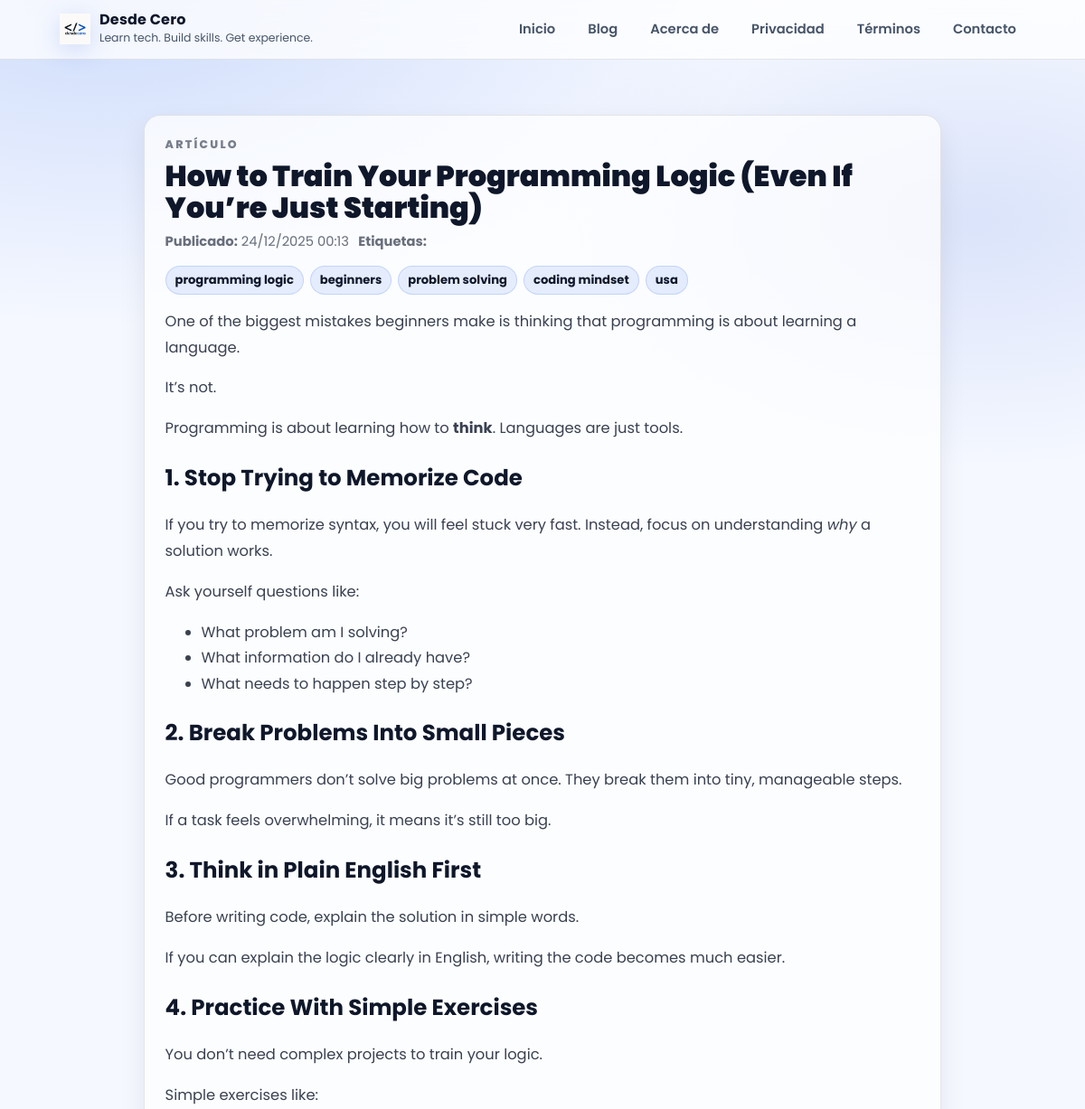
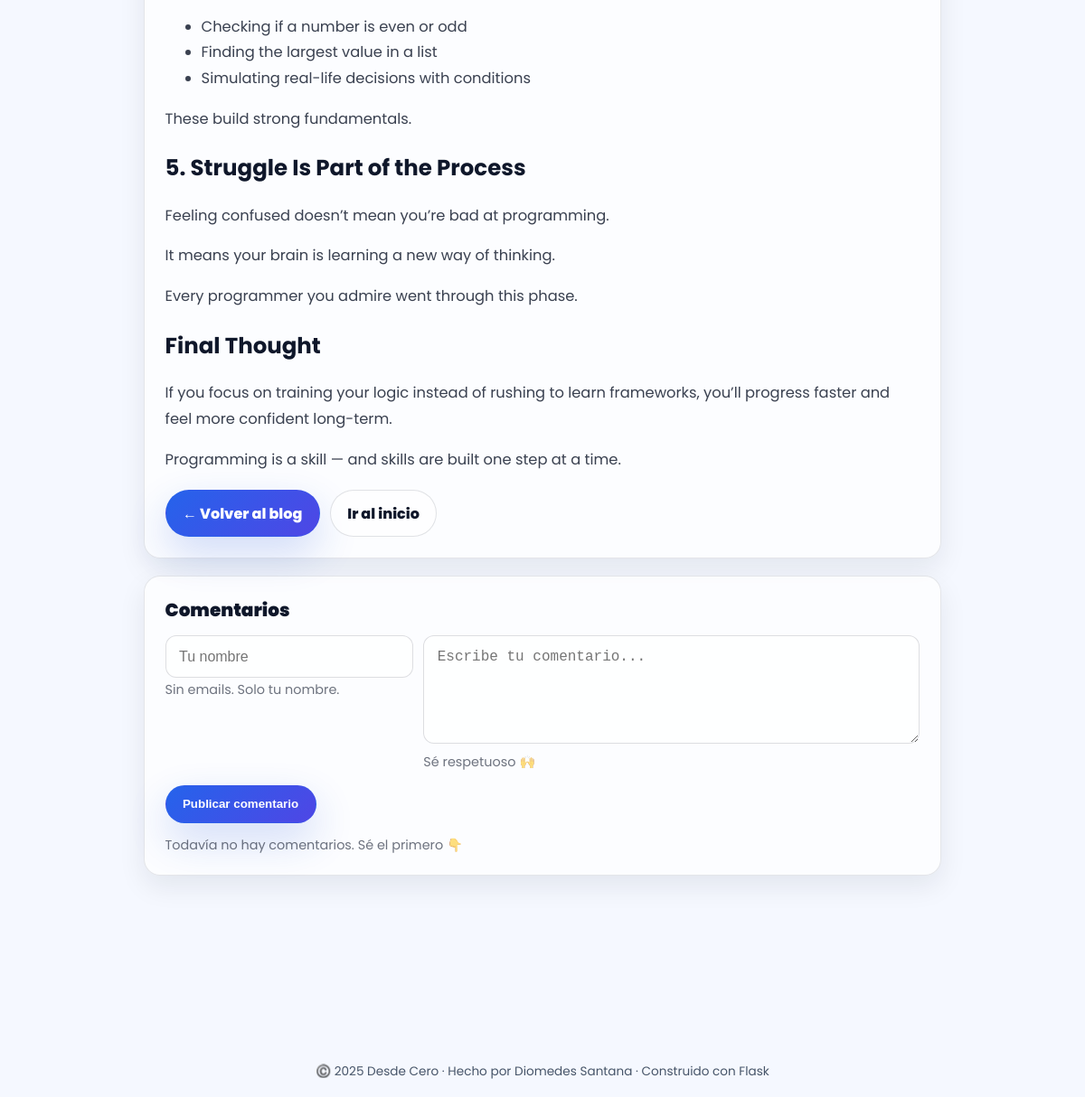
Screenshot of /post/how-to-train-programming-logic-beginners with the database file from the repository (2 pictures, top to bottom).
### tables this page shows
CREATE TABLE posts (
            id      INTEGER PRIMARY KEY AUTOINCREMENT,
            title   TEXT NOT NULL,
            slug    TEXT NOT NULL UNIQUE,
            date    TEXT NOT NULL,      -- formato ISO 'YYYY-MM-DD HH:MM:SS'
            tags    TEXT,
            excerpt TEXT,
            content TEXT NOT NULL
        , content_html TEXT);

### main.py (the view)
@app.route("/post/<slug>", methods=["GET", "POST"])
def post_detail(slug):
    post = get_post_by_slug(slug)
    if not post:
        abort(404)
    if request.method == "POST":
        author = request.form.get("author", "").strip()
        text = request.form.get("text", "").strip()
        if author and text:
            add_comment(post["id"], author, text)
            return redirect(url_for("post_detail", slug=slug))
    comments = get_comments(post["id"])
    return render_template("post_detail.html", post=post, comments=comments)

### main.py (called while the page is built)
def get_conn():
    conn = sqlite3.connect(DB_PATH)
    conn.row_factory = sqlite3.Row  # permite acceder por nombre de columna
    return conn

def get_post_by_slug(slug: str):
    conn = get_conn()
    cur = conn.cursor()
    cur.execute("SELECT * FROM posts WHERE slug = ?", (slug,))
    row = cur.fetchone()
    conn.close()
    return row

def get_comments(post_id: int):
    conn = get_conn()
    cur = conn.cursor()
    cur.execute(
        "SELECT * FROM comments WHERE post_id = ? ORDER BY created_at DESC",
        (post_id,),
    )
    rows = cur.fetchall()
    conn.close()
    return rows

@app.template_filter("fecha")
def formato_fecha(value):
    try:
        if isinstance(value, str):
            dt = datetime.strptime(value, "%Y-%m-%d %H:%M:%S")
        else:
            dt = value
        return dt.strftime("%d/%m/%Y %H:%M")
    except Exception:
        return value

@app.context_processor
def inject_globals():
    now = datetime.utcnow()
    return {
        "now": now,
        "current_year": now.year,
        "site_name": "Desde Cero",
    }

### templates/post_detail.html (shortened to what this page needs)
{% extends "base.html" %}
{% block content %}
<div class="post-wrap">
  <article class="card">
    <p class="kicker">ARTÍCULO</p>
    <h1>{{ post['title'] }}</h1>
    <p class="meta">
      <strong>Publicado:</strong> {{ post['date']|fecha }}
      {% if post['tags'] %}
        <span style="margin-left:.4rem;"><strong>Etiquetas:</strong></span>
      {% endif %}
    </p>
    {% if post['tags'] %}
      <div class="tags">
        {% for t in post['tags'].split(',') %}
          {% set clean = t.strip() %}
          {% if clean %}
            <span class="tag">{{ clean }}</span>
          {% endif %}
        {% endfor %}
      </div>
    {% endif %}
    <div class="post-content">
      {{ post['content']|safe }}
    </div>
    <div class="actions">
      <a class="btn btn-primary" href="{{ url_for('blog_list') }}">← Volver al blog</a>
      <a class="btn" href="{{ url_for('home') }}">Ir al inicio</a>
    </div>
  </article>
  <section class="comments card">
    <h2>Comentarios</h2>
    <form method="POST" action="{{ url_for('post_detail', slug=post['slug']) }}">
      <div class="form-row">
        <div>
          <input type="text" name="author" placeholder="Tu nombre" required>
          <p class="hint">Sin emails. Solo tu nombre.</p>
        </div>
        <div>
          <textarea name="text" placeholder="Escribe tu comentario..." required></textarea>
          <p class="hint">Sé respetuoso 🙌</p>
        </div>
      </div>
      <button type="submit" class="btn btn-primary">Publicar comentario</button>
    </form>
    {% if comments and comments|length > 0 %}
      <div class="comment-list">
        {% for c in comments %}
          <div class="comment">
            <div class="comment-head">
              <span class="comment-author">{{ c['author'] }}</span>
              <span class="comment-date">· {{ c['created_at']|fecha }}</span>
            </div>
            <p class="comment-text">{{ c['text'] }}</p>
          </div>
        {% endfor %}
      </div>
    {% else %}
      <p class="hint" style="margin-top: .9rem;">Todavía no hay comentarios. Sé el primero 👇</p>
    {% endif %}
  </section>
</div>
{% endblock %}

### templates/base.html (style rules this page uses)
:root { --bg: #f5f8ff; --panel: rgba(255,255,255,.78); --panel-strong: #ffffff; --text: #0f172a; --muted: #475569; --border: rgba(15,23,42,.10); --shadow: 0 18px 55px rgba(15, 23, 42, .10); --blue: #1d4ed8; --blue2:#2563eb; --blueSoft:#eaf2ff; --chip:#eef2ff; }
* { box-sizing:border-box; }
body { margin:0; font-family:"Poppins", sans-serif; background: radial-gradient(1200px 600px at 10% 0%, rgba(37,99,235,.18), transparent 60%), radial-gradient(900px 500px at 90% 10%, rgba(29,78,216,.12), transparent 55%), var(--bg); color:var(--text); }
.card { background: var(--panel); border: 1px solid var(--border); border-radius: 22px; box-shadow: var(--shadow); }
.btn { display:inline-flex; align-items:center; justify-content:center; gap:8px; padding: 11px 16px; border-radius: 999px; border: 1px solid var(--border); background: rgba(255,255,255,.8); color: var(--text); text-decoration:none; font-weight:700; transition: .15s ease; cursor:pointer; }
.btn-primary { background: linear-gradient(135deg, var(--blue), var(--blue2)); color:white; border-color: rgba(29,78,216,.35); box-shadow: 0 18px 45px rgba(29,78,216,.20); }

### templates/post_detail.html (style rules this page uses)
.post-wrap { max-width: 920px; margin: 0 auto; padding: 2.2rem 1.2rem 4rem; }
.card { border-radius: 18px; padding: 1.4rem 1.4rem; background: rgba(255,255,255,.72); border: 1px solid rgba(15,23,42,.10); box-shadow: 0 12px 30px rgba(15,23,42,.08); }
.kicker { font-size:.78rem; letter-spacing:.18em; text-transform: uppercase; color: rgba(15,23,42,.55); font-weight: 800; margin: 0 0 .5rem; }
h1 { margin: 0 0 .6rem; color:#0f172a; font-weight: 900; line-height: 1.1; font-size: 2rem; }
.meta { color: rgba(15,23,42,.62); font-size: .92rem; margin: 0 0 1rem; }
.tags { display:flex; flex-wrap:wrap; gap:.45rem; margin-top:.55rem; }
.tag { display:inline-flex; padding:.32rem .62rem; border-radius:999px; background: rgba(37,99,235,.10); border: 1px solid rgba(37,99,235,.18); color:#0f172a; font-size:.82rem; font-weight:700; }
.post-content { margin-top: 1rem; color: rgba(15,23,42,.82); line-height: 1.75; font-size: 1.02rem; }
.post-content h2, .post-content h3 { color:#0f172a; margin: 1.2rem 0 .5rem; }
.actions { display:flex; gap:.7rem; flex-wrap:wrap; margin-top: 1.2rem; }
.btn { display:inline-flex; align-items:center; justify-content:center; gap:.5rem; padding: .78rem 1.15rem; border-radius: 999px; text-decoration:none; font-weight: 800; border: 1px solid rgba(15,23,42,.12); background: rgba(255,255,255,.65); color: #0f172a; transition: .15s ease; }
.btn-primary { background: linear-gradient(135deg, #2563eb, #4f46e5); border-color: rgba(37,99,235,.25); color: white; }
.comments { margin-top: 1.2rem; }
.comments h2 { margin: 0 0 .8rem; font-size: 1.25rem; color:#0f172a; font-weight: 900; }
.form-row { display:grid; gap:.7rem; margin-bottom: .9rem; }
@media (min-width: 700px) { .form-row { grid-template-columns: 1fr 2fr; align-items:start; } }
input, textarea { width:100%; padding:.85rem .9rem; border-radius: 12px; border: 1px solid rgba(15,23,42,.14); background: rgba(255,255,255,.75); outline: none; font-size: 1rem; color:#0f172a; }
textarea { min-height: 120px; resize: vertical; }
.hint { color: rgba(15,23,42,.60); font-size: .9rem; margin: .2rem 0 0; }

### rows the page displays
posts: title "How to Train Your Programming Logic (Even If You’re Just Starting)", date|fecha "24/12/2025 00:13", content "One of the biggest mistakes beginners make is thinking that programming is about learning a language. It’s not. Programming is about learning how to think . Languages are just tools. 1. Stop Trying to Memorize Code If you try to memorize syntax, you will feel stuck very fast. Instead, focus on understanding why a solution works. Ask yourself questions like: What problem am I solving? What information do I already have? What needs to happen step by step? 2. Break Problems Into Small Pieces Good programmers don’t solve big problems at once. They break them into tiny, manageable steps. If a task feels overwhelming, it means it’s still too big. 3. Think in Plain English First Before writing…"

### other values shown
{{ clean }} "programming logic" "beginners" "problem solving" "coding mindset" "usa"
